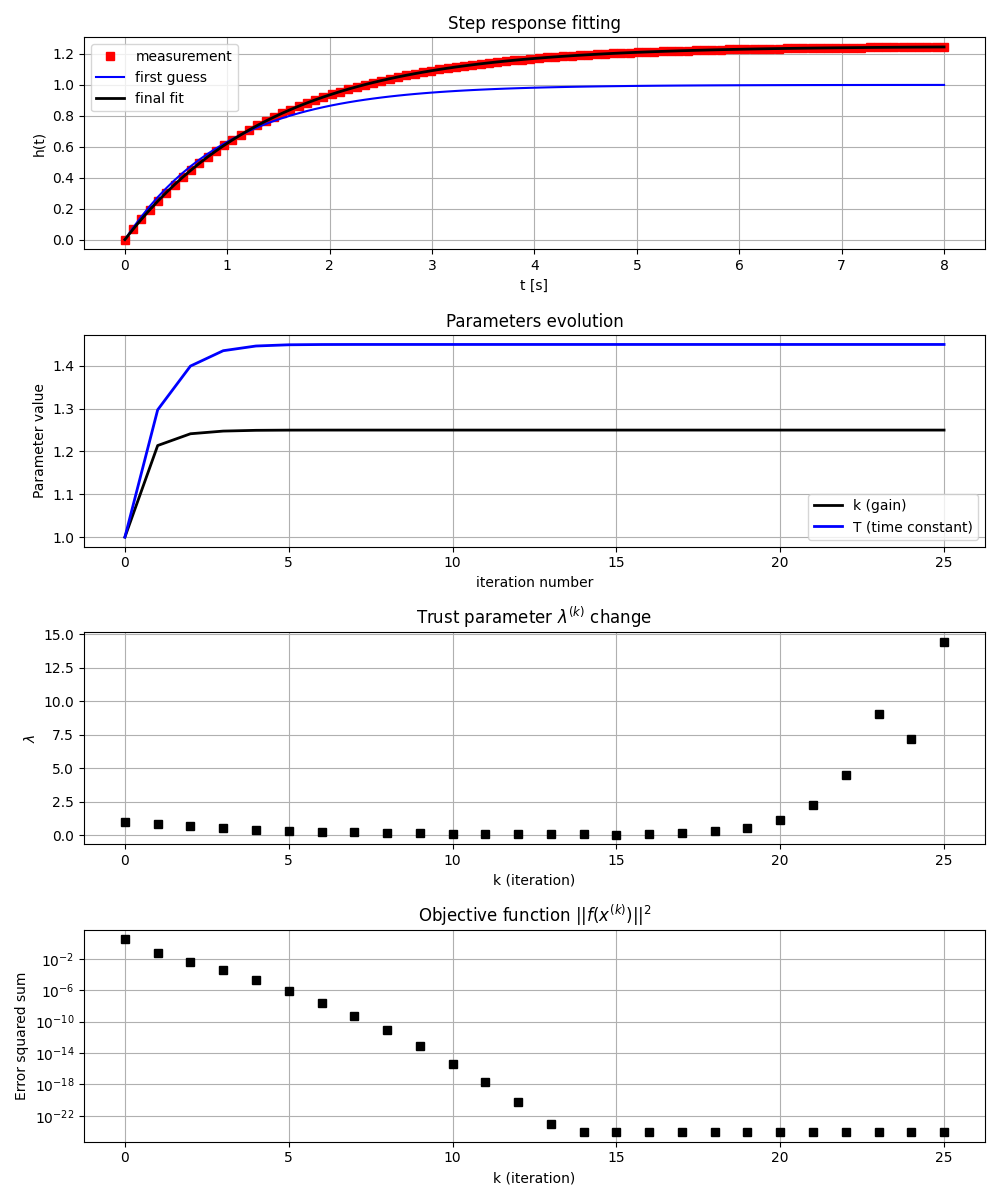

The Python source for this figure:
import matplotlib.pyplot as plt
import numpy as np
from scipy.io import loadmat

data = loadmat("inertialData.mat")
t = data["t"].flatten()
y = data["y"].flatten()


def h(x: np.ndarray, t: np.ndarray) -> np.ndarray:
    """
    Funkcja odpowiedzi skokowej obiektu inercyjnego.
    x[0] = k (wzmocnienie)
    x[1] = T (stała czasowa)
    """
    return x[0] * (1 - np.exp(-t / x[1]))


def f(x: np.ndarray) -> np.ndarray:
    """Wektor reszt (błędów)"""
    return h(x, t) - y


def J(x: np.ndarray) -> np.ndarray:
    """Macierz Jakobianu"""
    k, T = x[0], x[1]
    df_dk = 1 - np.exp(-t / T)
    df_dT = -k * (t / T**2) * np.exp(-t / T)
    return np.column_stack((df_dk, df_dT))


# 3. Inicjalizacja parametrów algorytmu Levenberga-Marquardta
x0 = np.array([1.0, 1.0])  # Wartości początkowe parametrów k i T (first guess)
L = 1.0  # Początkowa wartość parametru ufności lambda
k_max = 25  # Maksymalna liczba iteracji algorytmu
n = len(x0)

# Tablice do logowania historii wartości dla wykresów
X_hist = np.zeros((n, k_max + 1))
X_hist[:, 0] = x0
L_hist = np.zeros(k_max + 1)
L_hist[0] = L
f_norm_hist = np.zeros(k_max + 1)
f_norm_hist[0] = np.linalg.norm(f(x0)) ** 2

x = x0.copy()

# 4. Główna pętla algorytmu
for i in range(k_max):
    Jac = J(x)
    fx = f(x)

    # Obliczanie przyrostu: delta = - (J^T J + lambda * I)^-1 * J^T * f
    I = np.eye(n)
    # Rozwiązywanie układu równań jest wydajniejsze numerycznie niż odwracanie macierzy
    delta = np.linalg.solve(Jac.T @ Jac + L * I, -Jac.T @ fx)
    x_new = x + delta

    # Warunek modyfikacji parametru lambda
    if np.linalg.norm(f(x_new)) < np.linalg.norm(fx):
        L = 0.8 * L
        x = x_new
    else:
        L = 2.0 * L

    # Zapis logów do wykresów
    X_hist[:, i + 1] = x
    L_hist[i + 1] = L
    f_norm_hist[i + 1] = np.linalg.norm(f(x)) ** 2

# Wyniki końcowe
k_opt, T_opt = x
print(f"Zoptymalizowane parametry: k = {k_opt:.4f}, T = {T_opt:.4f}")
print("Oczekiwane odpowiedzi wg skryptu: k = 1.45, T = 1.25")

# 5. Generowanie odpowiednich wykresów

plt.figure(figsize=(10, 12))

# Wykres dopasowania modelu
plt.subplot(4, 1, 1)
plt.plot(t, y, "rs", label="measurement")
plt.plot(t, h(x0, t), "b-", label="first guess")
plt.plot(t, h(x, t), "k-", linewidth=2, label="final fit")
plt.title("Step response fitting")
plt.xlabel("t [s]")
plt.ylabel("h(t)")
plt.grid(visible=True)
plt.legend()

# Wykres ewolucji parametrów k oraz T
plt.subplot(4, 1, 2)
plt.plot(range(k_max + 1), X_hist[0, :], "k-", label="k (gain)", linewidth=2)
plt.plot(range(k_max + 1), X_hist[1, :], "b-", label="T (time constant)", linewidth=2)
plt.title("Parameters evolution")
plt.xlabel("iteration number")
plt.ylabel("Parameter value")
plt.grid(visible=True)
plt.legend()

# Wykres ewolucji parametru ufności Lambda
plt.subplot(4, 1, 3)
plt.plot(range(k_max + 1), L_hist, "ks")
plt.title(r"Trust parameter $\lambda^{(k)}$ change")
plt.xlabel("k (iteration)")
plt.ylabel(r"$\lambda$")
plt.grid(visible=True)

# Wykres wartości funkcji celu (błędu)
plt.subplot(4, 1, 4)
plt.plot(range(k_max + 1), f_norm_hist, "ks")
plt.title(r"Objective function $||f(x^{(k)})||^2$")
plt.xlabel("k (iteration)")
plt.ylabel("Error squared sum")
plt.yscale("log")  # Skala logarytmiczna dla lepszej czytelności
plt.grid(visible=True)

plt.tight_layout()
plt.savefig("task3.png")
